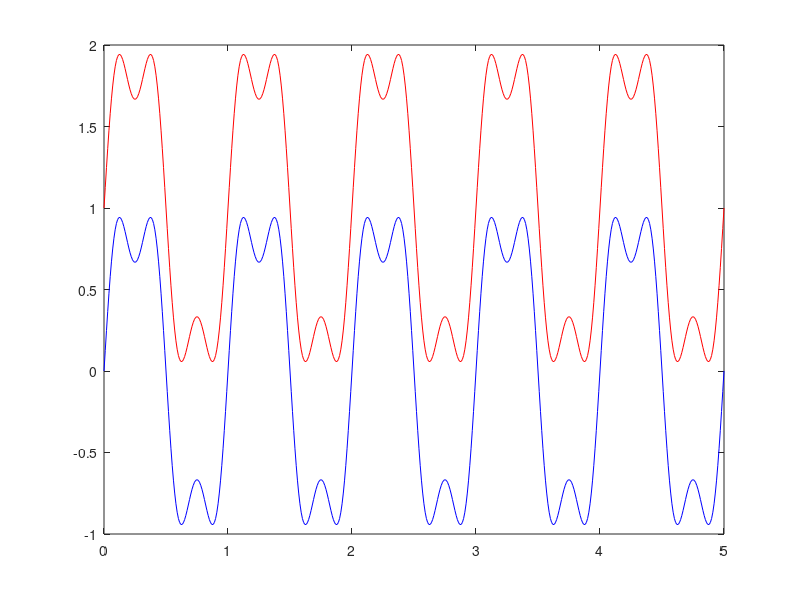

Recreate this plot in MATLAB.
% SESIÓN 2 - SEÑALES Y SISTEMAS
% Ejercicio 1
% Apartado b

A1 = 1;             % Amplitud 1 = 1
A2 = 1/3;           % Amplitud 2 = 1/3
w = 2*pi;           % Freciencia = 2π
t = 0:0.01:5;       % Tiempo entre 0 y 5 con incremento de 0.01

% Primera gráfica CON NIVEL DE CONTINUA
y = 1 + A1*sin(w*t) + A2*sin(3*w*t);
figure('Name','CON y SIN nivel de continua','NumberTitle','off');
plot(t,y,'-r');

% Segunda gráfica SIN NIVEL DE CONTINUA
hold on
y = A1*sin(w*t) + A2*sin(3*w*t);
plot(t,y,'-b');
hold off
